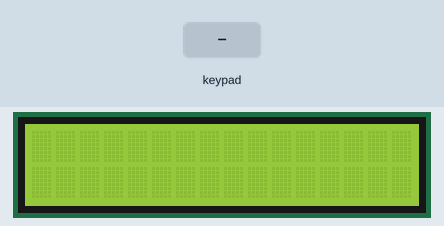
The sketch below on a simulated Arduino Uno, built with avr-gcc and run on an emulated ATmega328P. Parts: 16×2 character LCD. Wiring (inferred from the signals the program sends): 4×4 keypad with keys 1 2 3 + 4 5 6 - 7 8 9 * 0 . M =: rows pin 0, pin 1, pin 3, pin 7; columns pin 2, pin 4, pin 5, pin 6. Inputs (shaded band) come from the test bench.

Above: at 1.2 s.
1.3 s: keypad keys 9 - 4 = pressed 0.4 s apart
At 3.0 s:
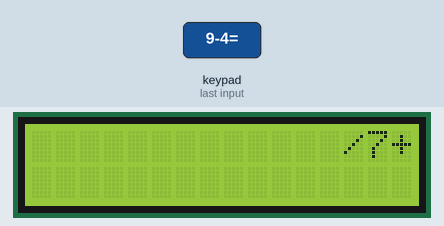
4.4 s: key '+' pressed
At 5.6 s:
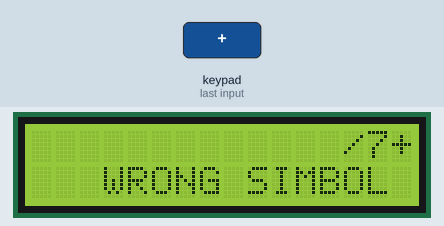
5.9 s: keypad keys 6 * 7 = pressed 0.4 s apart
At 7.7 s:
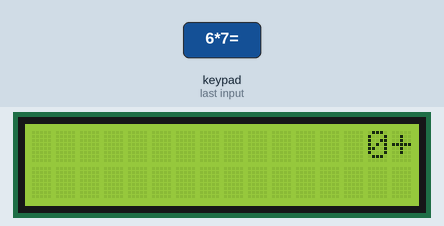
9.0 s: key '-' pressed
At 10.2 s:
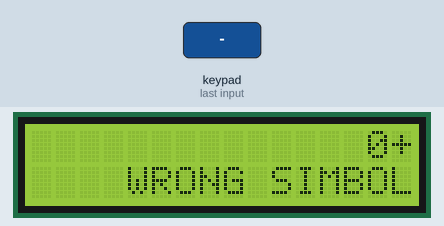
10.5 s: key '-' pressed
At 11.5 s:
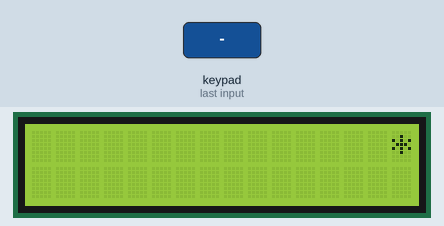
12.0 s: keypad keys 1 2 * pressed 0.4 s apart
At 13.2 s:
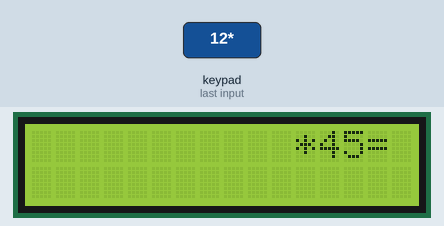
Timing chart, 0 to 15.0 s (numbered marks = the images above; inputs shaded):
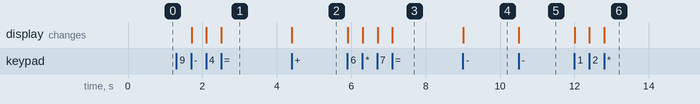

Measured:
- after the input at 1.3 s, the display: first changes after 0.41 s (image 1 shows a later state)
- after the input at 4.4 s, the display: changes at once (image 2)
- after the input at 5.9 s, the display: first changes at once (image 3 shows a later state)
- after the input at 9.0 s, the display: changes at once (image 4)
- after the input at 10.5 s, the display: changes at once (image 5)
- after the input at 12.0 s, the display: first changes at once (image 6 shows a later state)

The sketch:

Final.ino
```cpp
 /*Final Project CC443 Fall19
  * Ekaterina Miller
  */

// include the library code:
#include <LiquidCrystal.h>
#define STABLE_TIME   10      // time in mS for switch to be considered stable
#define SAMPLE_TIME   4       // time in mS to sample switches
#define nop()     asm("nop \n")

#include <avr/sleep.h>
#include <avr/wdt.h>

int row_Mask[4] = {0x80, 0x1, 0x2, 0x8};
int col_Mask[4] = {0x04, 0x10, 0x20, 0x40};
char simbol[4][4] = {{'1', '2', '3', '+'}, {'4', '5', '6', '-'}, {'7', '8','9', '*'}, {'0', '.', 'M', '='}};
int error = 0;

// initialize the library by associating any needed LCD interface pin
// with the arduino pin number it is connected to
const int rs = 13, en = 12 , d4 = 11, d5 = 10, d6 = 9, d7 = 8;
LiquidCrystal lcd(rs, en, d4, d5, d6, d7);
byte root[8] = {B00111,
                B00100,
                B00100,
                B00100,
                B10100,
                B01100,
                B01100,
                B00100};


void setup() {
    DDRD = 0x00; //set register DDRD to 0xFF, now all "D" ports act as input
    PORTD = B01110100; // make column pul up resistors
  // set up the LCD's number of columns and rows:
    lcd.createChar(0, root);
    lcd.begin(16, 2);
    lcd.setCursor(16, 0);
    // set the display to automatically scroll:
    lcd.autoscroll();
}

void loop() {
  static bool SWState[4][4] = {{HIGH, HIGH, HIGH, HIGH}, {HIGH, HIGH, HIGH, HIGH}, {HIGH, HIGH, HIGH, HIGH}};   //button not press
  bool sw, SW;
  unsigned long currentTime;
  static unsigned long lastTime = 0;
  //static unsigned long lastTimePrint = 0;
  static int mode=1;
  char incomingByte; // for incoming serial data
  int number=0;
  currentTime = millis();
  if (currentTime - lastTime >=SAMPLE_TIME)
  {
        for (int r =0; r < 4; r++)               //go through rows
        {
            PORTD |= row_Mask[r];                  //set row r+1 to 1 for safety
            DDRD |= row_Mask[r];                    //make row r+1 output
            PORTD &= ~row_Mask[r];                  //clear row r+1, will result in sending a curent trough the row
            nop();
            nop();
            for (int c = 0; c < 4; c++)          //go through each column in this row
            {
                SW =PIND&col_Mask[c] ? HIGH:LOW;   //read swich
                sw = readSwitch(SW, r, c);          //debouns
                if (!sw&&SWState[r][c])            //swich is pressed
                {
                    incomingByte = simbol[r][c];
                    //check for spacial cases
                    if (incomingByte=='M')
                       mode= 2;//change the mode
                    else
                    {
                        if ((incomingByte=='+') && (mode== 2))
                        {    incomingByte='^'; mode=1;}
                        else if ((incomingByte=='-') && (mode== 2))
                        {    incomingByte='r'; mode=1;}
                        else if ((incomingByte=='*') && (mode== 2))
                        {    incomingByte='/'; mode=1;}
                      calculator(incomingByte);
                      lastTime=millis();  //reset time for debounsing algorithm to work
                     // lastTimePrint=currentTime;
                    }

                } //end swich is pressed
               SWState[r][c] = sw;      //save new state of swich
            }//done with the columns
            PORTD |= row_Mask[r];                  //set row r+1 to 1 for safety
            DDRD &= ~row_Mask[r];                  //make row r+1 input
        }//go to the next row
        lastTime=currentTime;
  }
}
/**************************bool readSwitch(bool rawPress, int r, int c)************************
 * This function debouns the switch and return the debounsing state of the switch
 * *********************************************************************************************/
bool readSwitch(bool rawPress, int r, int c)         // returns debounced state of a switch as logical HIGH or LOW
{
  static bool debouncedPress[4][4] = {{HIGH, HIGH, HIGH, HIGH}, {HIGH, HIGH, HIGH, HIGH}, {HIGH, HIGH, HIGH, HIGH}};   //button not press
  static int stableCount[4][4] = {{0, 0, 0, 0}, {0, 0, 0, 0}, {0, 0, 0, 0}, {0, 0, 0, 0}};

  if (rawPress == debouncedPress[r][c])    // if same as debounced state
    stableCount[r][c] = 0;                 // reset counter

  else if (++stableCount[r][c] >= STABLE_TIME/SAMPLE_TIME) // inc sample count and see if stable long enough
  {                                  // switch has stabilized
    debouncedPress[r][c] = rawPress;       // update debounced state
    stableCount[r][c] = 0;                 // reset the counter
  }
  return(debouncedPress[r][c]);            // Always return the debounced state
}

/*******************************int getOperation(char op)***************************************
 * Thes function changes operand in a string format to int code
 ***********************************************************************************************/
int getOperation(char op)
{
  switch(op)
  {
    case '+': return 1;
    case '-': return 2;
    case '*': return 3;
    case '/': return 4;
    case '^': return 5;
  }
}

/*************************float myPower(float base, float expon)*********************************
 * This function is a wrap up for buil in pow function, that does not care correctly intager
 * exponents. For example, 10^5 = 9999.899.
 ************************************************************************************************/
float myPower(float base, float expon)
{
    float result=1;   //set result to 1. This will corresponds to the situation when exponent=0
    if (expon-int(expon)==0)//if exponent is integer
    {
        int ex = int(expon);  //resave exponent as an int
        if (ex > 0)    //if exponent is positive
        {
          for (int i = 1; i <= ex; i++)
              result*=base;
        }
        else if (ex < 0)    //if exponent is negative
        {
          for (int i = 1; i <= ex; i++)
              result/=base;
        }
    }else   //if exponent is not an integer
        result=pow(base, expon);    //use build in power function

    return result;
}

/****************************float performOper(float a1, float a2, int function*********************
 * This function takes two operands and operator, as a in code, and returns
 * the result of the operation.
 *****************************************************************************************************/
float performOper(float a1, float a2, int function)
{
    switch(function)
    {
        case 1: return a1 + a2;
        case 2: return a1 - a2;
        case 3: return a1 * a2;
        case 4: return a1 / a2;
        case 5: return myPower(a1, a2);
    }
}
/*************************float getNumber(char input[16], int digits)********************************
 * This function takes c-char array and changes it intor float number.
 * It terurns this number.
 ****************************************************************************************************/
float getNumber(char input[16], int digits){
  long powersOften[8]={1, 10, 100, 1000, 10000, 100000,1000000, 10000000};
  float number = 0;   //number to return
  int dp = -1;    //keep track of decimal point position, dp = -1 - means no decimal
  int er=0; //keeps track if it is more then one decimal points
  //find the position of decimal point, if any
  for (int k = 0; k < digits; k++)
  {
      if (input[k] == '.')
      {    dp = k;
          er++; //number of decimals points
      }
      if (er>1)//if ther is more then one decimal pint
      {
        lcd.setCursor(16, 0);
        lcd.print("ERROR");   //display error
        error = 1;
      }
  }
  if (error ==0)
  {
      if (dp == -1) //no decimal
      {
          for (int d = 0; d < digits; d++)
          {
              number = number + (input[d]-48)*powersOften[digits-d-1];
          }
      }else //there is a decimal
      {
          for (int h = 0; h < dp; h++)
          {
              number = number + (input[h]-48)*powersOften[dp-h-1];
          }
          int power = -1;
          for (int d = dp +1; d < digits; d++)
          {
              number = number + (input[d]-48)/float(powersOften[(-1)*power]);
              power--;
          }
      }
  }
  return number;
}
/*************************void wrongSimbol()********************************************************
 * This function displays wrong symbole message
 ****************************************************************************************************/
void wrongSimbol()
{
  lcd.noAutoscroll();//freaze scroling
  lcd.setCursor(6, 1);
  lcd.print("WRONG SIMBOL");//display message
  error == 1;
}

/*int lenth(long num)
{
  int count=0;
  if (num == 0)
    return 1;
  else
  {
    while(num != 0)
    {
      num=num/10;
      count++;
    }
    return count;
  }
}*/

/********************************String get_answer(float answ)**************************************
 * This function changes float number - answ into string
 *****************************************************************************************************/
String get_answer(float answ)
{
  int ln;
  String stringOne;
  if (answ > 2147483647 || answ < -2147483647)//if answer is too big or too small
  {
      stringOne=String("overflow");
  }
  else if (answ-long(answ) == 0)    //if answer is integer
  {
    stringOne = String(answ, 0);
    //ln=stringOne.length();
  }
  else            //if answer is not integer
  {
    stringOne = String(answ, 4); //save it to string up to 4 decimal places
    ln=stringOne.length();
    while (stringOne.endsWith("0"))//It there is "0" at the end
    {                             //get rid of them
      stringOne.remove(ln-1); //remove last char
      ln=stringOne.length();
    }
  }
  stringOne.trim();//get rid of spaces(sometimes it happends)
  return stringOne;
}
/*******************************void calculator(char x)*********************************************
 * This function performs the main calculation. It recives char x.
 * If x is a number or decimal point, put it in number array.
 * If x is an operation, then we done entaring number. Change string in number array into float and
 * save it in oper array. See if there is an operation in operation array that is higher priority then x.
 * If it is, perform this operation and remove it from operation array. Save x in operation array.
 * If x is '=', change last number into float,perform all remain operations, get string as a result/
 ********************************************************************************************************/
void calculator(char x)
{
    //flags
  static int start = 1;//only when restart, otherwice start = 0
  static int newProblem = 1;  //new problem after "="
  static int root=0; //=1 if sqroot was prested
  //static int error = 0;
  static char beforX;   //holds previous char

  static int operation[3]={0, 0, 0};//keeps track of operations on the stack
  static int opr =-1;//index of the operation array, -1 mean no operations yet
  static char number[16];//holds the symbols from input
  static int i =0;//index of the input number
  static float oper[4];//holds the operands
  static int j =0;//index of operand
  static int n =0;//number of symboles entered before '='. Need for LiquidCrystal display
  static String answer;

  if (error == 1) //if error was before
  {
      newProblem = 1;  //new problem after "="
      root=0; //=1 if sqroot was prested
      i=0;
      j=0;
      oper[0] = 0;//need to handl problem started with -, EX:-9
      opr =-1;
  }

  if (newProblem == 1)//do some clean up
  {   //If first symbole is a number, it is complitly new problem
      if (((x >= '0') && (x <= '9'))||(x=='.')||(x=='r'))
      {
          error=0;
          lcd.clear();
          lcd.setCursor(16, 0);
          lcd.autoscroll();
          j=0;//
          newProblem = 0;//not a new problem
      //If we start with operation, then use previoce answer as an operand
      }else if ((x == '+') || (x == '-')||(x=='*')||(x=='/')||(x=='^'))
      {
          lcd.clear();
          lcd.setCursor(16, 0);
          lcd.autoscroll();
          j=1;//oper[0] contain previous answer
          if(error==0)
          {
            lcd.print(answer);//print it
            n=answer.length();
          }
          else{
            error=0;}
      }


  }else//not a new problem
  {
      if (((x=='r') && (((beforX >= '0') && (beforX <= '9'))||(beforX=='.')||(beforX=='r')))||
          (((x=='+')||(x=='-')||(x=='*')||(x=='/')||(x=='^'))&&((beforX=='+')||(beforX=='-')||(beforX=='*')||(beforX=='/')||(beforX=='^')||(beforX=='r')))||
          ((x=='r')&& (beforX=='r')))
      {
          wrongSimbol();
          error = 1;
      }
  }
/*************************Symbole is entered without error*******************************/
  if (!error)
  {
      n++;
      //display symbole
      if (x != 'r')
          lcd.print(x);//print x
      else
          lcd.write(byte(0));

      if (x == '=')   //if '=' is pressed
      {
              oper[j] = getNumber(number, i);//save previous number in oper[]
              if (root)//if root was before this number
              {           //calculate the root
                  oper[j] = sqrt(oper[j]);
                  root=0;   //clear the root flag
              }
              j++;//prepare index for next operand
              while (opr >-1)//get lower priority operations done, if any
              {
                  oper[j-2] = performOper(oper[j-2], oper[j-1], operation[opr]);
                  j--;
                  opr--;
              }
              answer = get_answer(oper[0]);//the final result is in oper[0]
              //lcd.noAutoscroll();
              lcd.setCursor(16+n, 1);
              lcd.print(answer);
              i=0;
              newProblem = 1;
              n=0;
     }//end of =

     //number or decimal point is entered
     else if (((x >= '0') && (x <= '9'))||(x=='.'))
     {
                if (x=='.')
                    newProblem = 0;//not a new problem

                number[i] = x; //-48;
                i++;
                if (i >= 7)
                {
                    lcd.print(" Too big number ");
                    i=0;
                    error=1;
                 }


      }else if ((x == '+') || (x == '-'))
      {
          if(newProblem == 0)//not new problem
          {
              oper[j] = getNumber(number, i);
              //if 0 was used to clear a screan
              if ((x== '-') && (oper[0] == 0))
              {     //remove 0 from the screan
                    lcd.clear();
                    lcd.setCursor(16, 0);
                    lcd.print(x);
              }
              if (root)//if root was entered before oper[j]
              {  oper[j] = sqrt(oper[j]);   //take the root of oper[j] and save it in oper[j]
                  root=0;   //clear the root flag
              }
              j++;
              i=0; //reset i for new operand
              while (opr >-1)//get lower priority operations done, if any
              {
                    oper[j-2] = performOper(oper[j-2], oper[j-1], operation[opr]);
                    j--;
                    opr--;
              }
          }//end of not a new problem

          newProblem=0;
          opr++;//after this opr should = 0
          operation[opr] = getOperation(x);

       }else if ((x == '*') || (x == '/'))
       {
          if(newProblem == 0)//not new problem
          {
                    oper[j] = getNumber(number, i);
                    if (root)//if root was entered before oper[j]
                    {     oper[j] = sqrt(oper[j]);   //take the root of oper[j] and save it in oper[j]
                          root=0;   //clear the root flag
                     }
                     j++;
                     i=0; //reset i for new operand
    //perform previos operation only if it is hight (^ or sqr) or the same priority (* or /)
                      while ((opr>-1) && (operation[opr] >= 3))
                      {
                            oper[j-2] = performOper(oper[j-2], oper[j-1], operation[opr]);
                            j--;
                            opr--;
                       }
           }//end of not a new problem
          newProblem=0;
          opr++;//save new operation, op should be 0 or 1
          operation[opr] = getOperation(x);
      }
      else if  (x == 'r')//r for root
      {
                  newProblem = 0;//not a new problem
                  root = 1;
       }
       else if (x == '^')
       {
          if(newProblem == 0)//not new problem
          {
                oper[j] = getNumber(number, i);
                if (root)
                {
                      oper[j] = sqrt(oper[j]);   //take the root of oper[j] and save it in oper[j]
                      root=0;   //clear the root flag
                }
                j++;
                i=0; //reset i for new operand
     //perform previos operation only if it is the same priority(^ )
                if ((opr > -1) && (operation[opr] == 5))
                {
                      oper[j-2] = performOper(oper[j-2], oper[j-1], operation[opr]);
                      j--;
                      opr--;
                }
          }//end of not a new problem
          newProblem=0;
          opr++;//save new operation, opr can be 0, 1, or 2
          operation[opr] = getOperation(x);
      }//end of ^
      beforX = x;//save x as a previous char
      start = 0;//nor a start
  }
}
```
